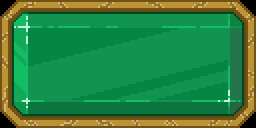
#> input picture assets/gem.png, 128 x 64 px (shown 2 times larger)
$ python -i lol_itembox.py   (imports and definitions only)
#> lines starting #> are read from the running program, lines starting #| are printed output that depends on the picture
"""The overlay's next-item box: what to buy, when you can afford it, and the pixel art for it.

ItemAdvisor reads the live game data each second and says what to buy next from the build
data in data/builds.json (made by build_data.py). draw_item_box() shows just the item's
icon, pixelated, inside the gold frame in assets/item_frame.png.
"""

import json
from collections import Counter, deque
from dataclasses import dataclass
from functools import lru_cache
from pathlib import Path

from PIL import Image

from paths import RESOURCE_DIR, USER_DIR
from lol_items import Catalog, next_target, pick_entry

FRAME_FILE = RESOURCE_DIR / "assets" / "item_frame.png"
# A builds.json in the user's data folder (a downloaded update) wins over the bundled one.
BUILDS_FILE = next((p for p in (USER_DIR / "data" / "builds.json", RESOURCE_DIR / "data" / "builds.json")
                    if p.exists()), RESOURCE_DIR / "data" / "builds.json")

POP_COOLDOWN = 90  # seconds before "you can afford it" can pop up again for the same item
NO_POP_BEFORE = 90  # game seconds; "you can afford it" never pops before this
START_WINDOW = 90  # game seconds in which an empty inventory means "show the starting item"
PLACEHOLDER = (16, 30, 62)  # what fills the frame in drag mode when there's no item


@dataclass
class Rec:
    piece: int  # the finished item to work toward
    kind: str  # "start" | "next" (you just bought something) | "afford" (you can buy it now)
    name: str
    line2: str  # shown in the console when it pops
    icon: Image.Image = None  # pixelated, sized for the frame

    def key(self):
        return (self.piece, self.kind)


# --- the frame ------------------------------------------------------------------
@lru_cache(maxsize=1)
def _frame():
    """(frame image, opening box, icon size). The opening is the see-through middle, found by
    flood-filling from the centre, so the frame's outer corners and any notches in its inner
    corners are never mistaken for it."""
    frame = Image.open(FRAME_FILE).convert("RGBA")
    w, h = frame.size
    seen, queue = set(), deque([(w // 2, h // 2)])
    while queue:
        x, y = queue.popleft()
        if (x, y) in seen or not (0 <= x < w and 0 <= y < h) or frame.getpixel((x, y))[3] != 0:
            continue
        seen.add((x, y))
        queue.extend(((x + 1, y), (x - 1, y), (x, y + 1), (x, y - 1)))
    if not seen:
        raise RuntimeError(f"{FRAME_FILE.name} has no see-through middle for the item to sit in")
    xs, ys = [p[0] for p in seen], [p[1] for p in seen]
    box = (min(xs), min(ys), max(xs) + 1, max(ys) + 1)  # x0, y0, x1, y1 (exclusive)
    # The icon runs 1px past the opening on every side and goes under the frame, which
    # covers the overlap, so no gap shows and the frame's corner notches stay intact.
    icon = max(box[2] - box[0], box[3] - box[1]) + 2
    return frame, box, icon


def item_size():
    """Width and height of the item box in art pixels."""
    return _frame()[0].size


def pixel_icon(img, size=None):
    """Shrink a 64px icon to the art's pixel size and flatten its colours so it looks drawn, not scaled."""
    size = size or _frame()[2]
    small = img.convert("RGB").resize((size, size), Image.BOX)
    return small.quantize(colors=16, method=Image.Quantize.MEDIANCUT).convert("RGBA")


# [20 lines left out: functions draw_item_box, _me, not called in this run]


class ItemAdvisor:
    # [75 lines left out: functions __init__, _icon, update, demo_rec, not called in this run]

>>> import cv2
>>> picture = cv2.imread('assets/gem.png', cv2.IMREAD_GRAYSCALE)
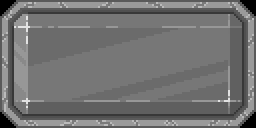
#> picture: shape (64, 128) (shown 2 times larger); min 0, max 226, mean 112.3
#> (the run stopped early here; a loop or call above may not have finished)
